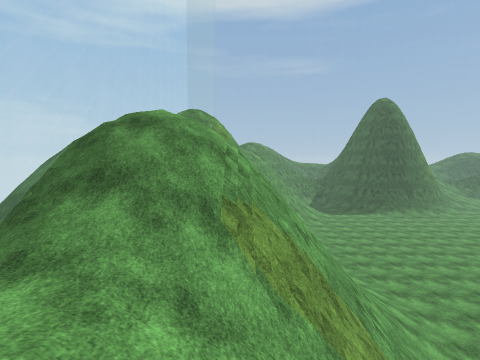
[1] (above)

22 first-person views from a walk through a 3-D level made in the Unity game engine. The camera is 1.4 m above the floor, tilts 4° down and sees 80° across. The floor is counted in squares, 2 m on a side. Each view is taken from the middle of a square. On the plan, view 1 faces up. The plan holds only what a view shows up to about 10 squares ahead; the rest is blank. The place goes on beyond the plan. The player character is not drawn. Some animated figures are left out. Surface patterns are stand-ins for the level's own textures.

[2]
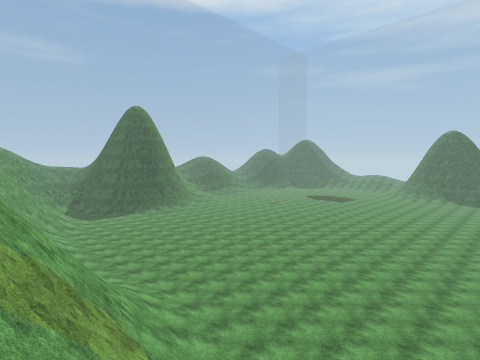

[3]
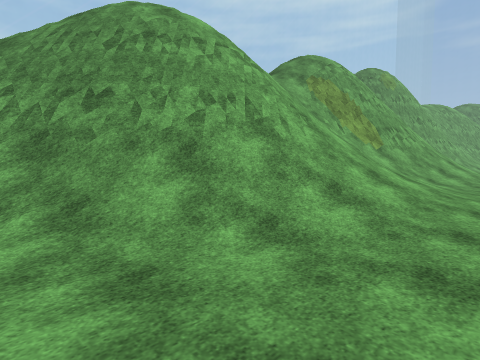

[4]
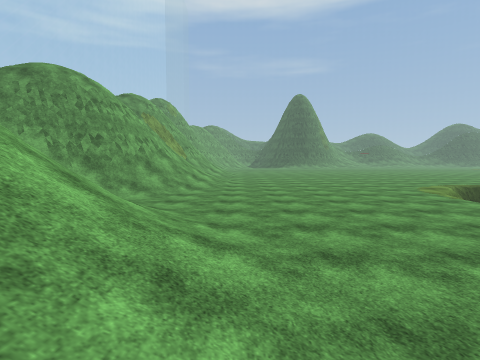

[5]
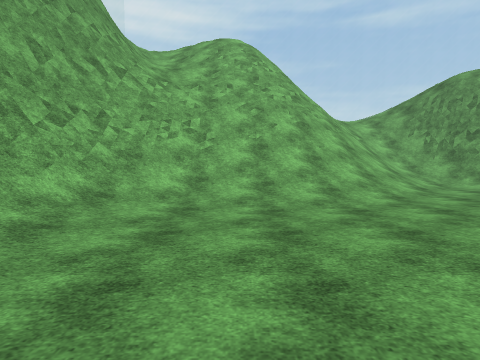

[6]
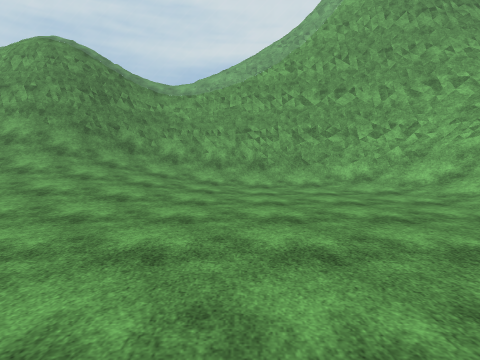

[7]
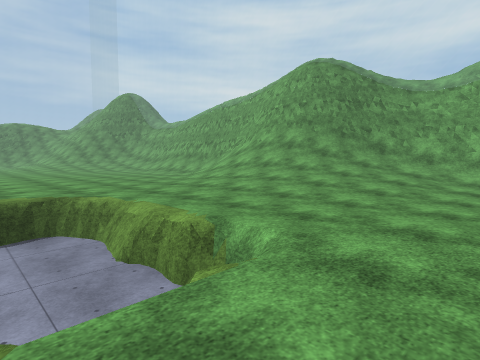

[8]
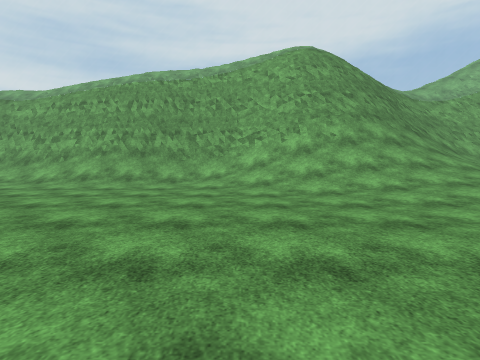

[9]
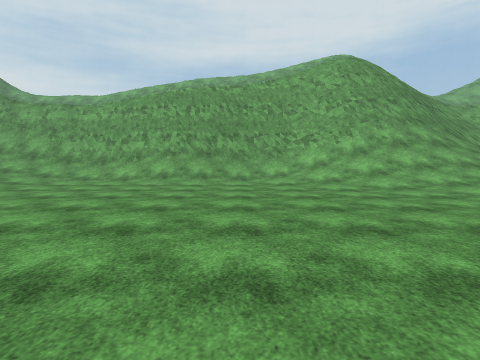

[10]
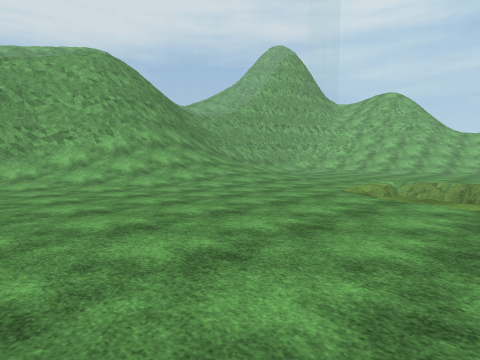

[11]
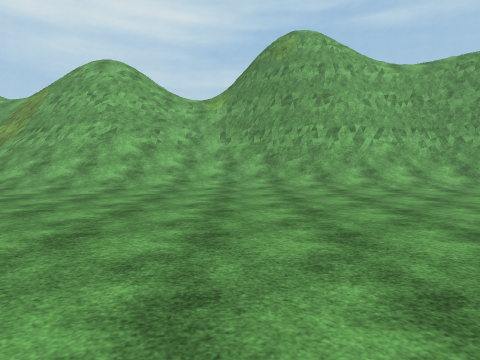

[12]
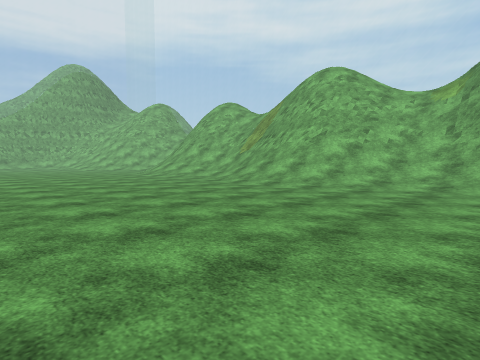

[13]
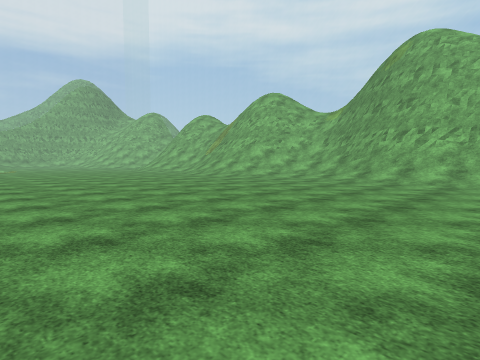

[14]
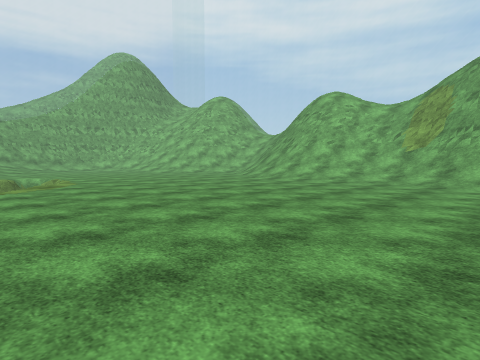

[15]
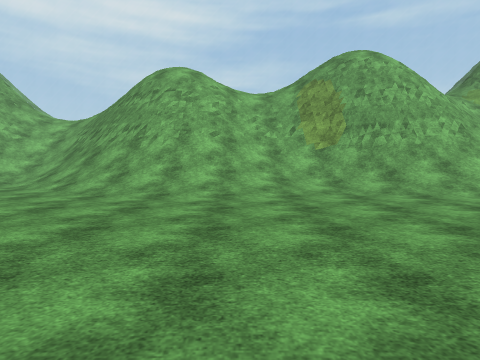

[16]
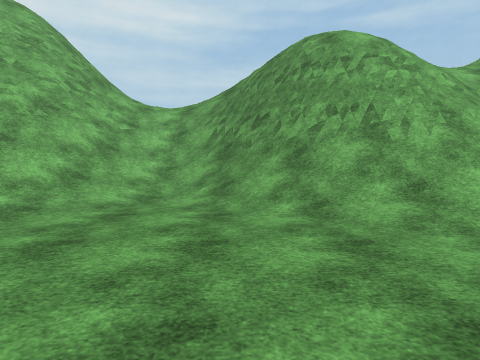

[17]
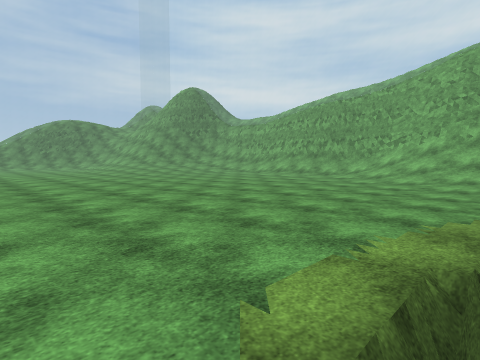

[18]
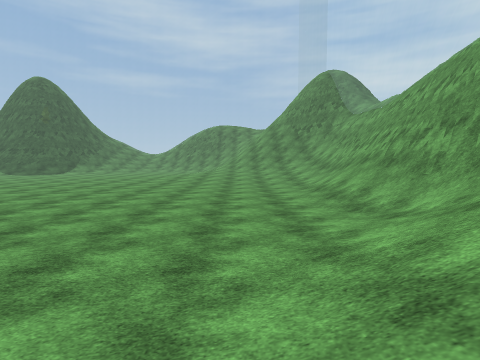

[19]
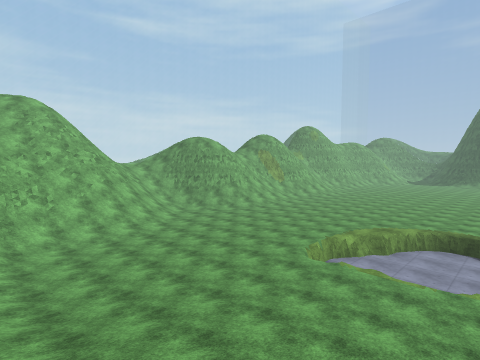

[20]
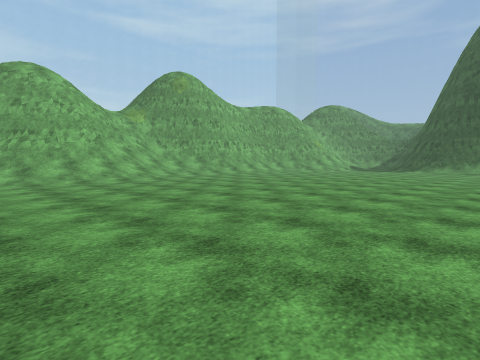

[21]
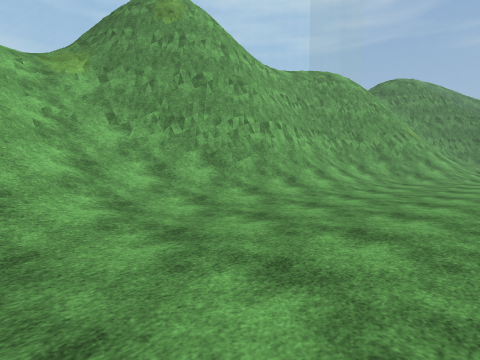

[22]
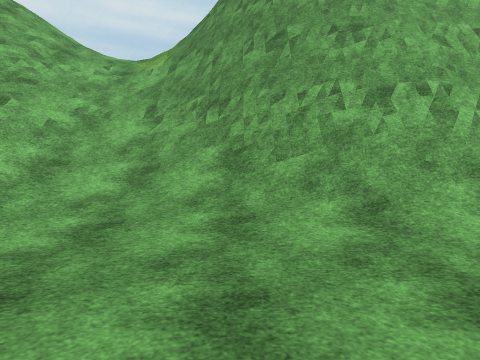

### Floor plan
Key: @ floor where view 1 was taken; # wall or solid block; x gap in a wall; . main floor; - floor 0.25 m lower than the main floor; : floor 5 m higher than the main floor; + floor 6.5 m higher than the main floor; * floor 7 m higher than the main floor; % floor 8 m higher than the main floor; / step, stairs or slope; = window, fence, low wall or low ledge; ^ raised ledge; v drop or lower ground.
Columns run from 3 left of view 1 to 26 right of it. Each row starts with its distance up from view 1.
 17      #//.. ......
 16      #//.........
 15      #//.........
 14      #//.........
 13      #//.........
 12   ####//.........
 11 #####//..........
 10 =//=///..........
  9   /##///.........
  8 = /=##//..........
  7 = /###//..........
  6 =  /v#//..........
  5 =//vv#//..........
  4 =//v##//..........
  3  //=#///..........
  2  ///x///.........
  1   //x///.........
  0    @==//.........
 -1   //v#//..........
 -2 =// ##//........vv......
 -3 =/###//........vvvv...........
 -4 =/=##//.......-vvvv...........
 -5 =/////........vvvvv...........
 -6 =//////.......vvvv............
 -7 =///////......v///............
 -8 =/#=////......................
 -9 =###=////.....................
-10 =# v#////.....//////..........
-11 =  =#////..../////////........
-12    =+:=///...//////////.......
-13    %* ==//////////////////////
-14     =##^^=/////////====///////
-15    ###^  ^^^==/==^^^^^^^^^^^==
-16             ######         ###

Where each view was taken, in squares from view 1:
view 1: 0 up, 0 right, facing up
view 2: 1 down, 0 right, facing up-right
view 3: 5 down, 5 right, facing up-left
view 4: 12 down, 5 right, facing up
view 5: 11 down, 10 right, facing left
view 6: 6 down, 9 right, facing down
view 7: 5 down, 9 right, facing down-right
view 8: 5 down, 19 right, facing down
view 9: 4 down, 21 right, facing down
view 10: 4 down, 21 right, facing down-left
view 11: 11 up, 11 right, facing left
view 12: 12 up, 11 right, facing down-left
view 13: 17 up, 13 right, facing down-left
view 14: 6 up, 13 right, facing down-left
view 15: 1 up, 10 right, facing left
view 16: 4 down, 7 right, facing left
view 17: 2 down, 15 right, facing down-right
view 18: 11 down, 16 right, facing right
view 19: 14 down, 15 right, facing up-left
view 20: 3 up, 14 right, facing up-left
view 21: 8 up, 7 right, facing up-left
view 22: 12 up, 6 right, facing left
